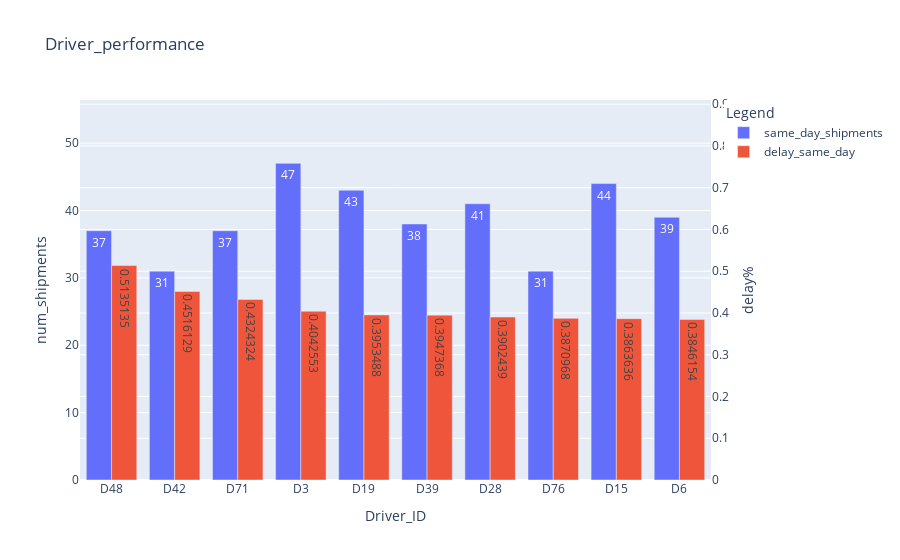

This figure's notebook cell:
### Code cell
fig=px.bar(tow_var,x='driver_id',y=['same_day_shipments','delay_same_day'],title='Driver_performance',labels={'value':'Value','driver_id':'Driver_ID'},color_discrete_map=None,barmode='group',text_auto=True)
fig.update_layout(
    
    yaxis=dict(title='num_shipments', range=[0, tow_var['same_day_shipments'].max() * 1.2]),
    yaxis2=dict(title='delay%', overlaying='y', side='right', range=[0, 0.91]),
    legend_title_text='Legend'
)
fig.for_each_trace(lambda x:x.update(yaxis='y2')if x.name =='delay_same_day'else())
fig.show()

### Figure 1 — Plotly figure (JSON) as saved in the notebook; plotly's stock layout.template omitted (floating-point values rounded to 4 significant figures)
{"data": [{"alignmentgroup": "True", "hovertemplate": "variable=same_day_shipments<br>Driver_ID=%{x}<br>Value=%{y}<extra></extra>", "legendgroup": "same_day_shipments", "marker": {"color": "#636efa", "pattern": {"shape": ""}}, "name": "same_day_shipments", "offsetgroup": "same_day_shipments", "orientation": "v", "showlegend": true, "textposition": "auto", "texttemplate": "%{y}", "type": "bar", "x": ["D48", "D42", "D71", "D3", "D19", "D39", "D28", "D76", "D15", "D6"], "xaxis": "x", "y": [37, 31, 37, 47, 43, 38, 41, 31, 44, 39], "yaxis": "y"}, {"alignmentgroup": "True", "hovertemplate": "variable=delay_same_day<br>Driver_ID=%{x}<br>Value=%{y}<extra></extra>", "legendgroup": "delay_same_day", "marker": {"color": "#EF553B", "pattern": {"shape": ""}}, "name": "delay_same_day", "offsetgroup": "delay_same_day", "orientation": "v", "showlegend": true, "textposition": "auto", "texttemplate": "%{y}", "type": "bar", "x": ["D48", "D42", "D71", "D3", "D19", "D39", "D28", "D76", "D15", "D6"], "xaxis": "x", "y": [0.5135, 0.4516, 0.4324, 0.4043, 0.3953, 0.3947, 0.3902, 0.3871, 0.3864, 0.3846], "yaxis": "y2"}], "layout": {"barmode": "group", "legend": {"title": {"text": "Legend"}, "tracegroupgap": 0}, "title": {"text": "Driver_performance"}, "xaxis": {"anchor": "y", "domain": [0, 1], "title": {"text": "Driver_ID"}}, "yaxis": {"anchor": "x", "domain": [0, 1], "range": [0, 56.4], "title": {"text": "num_shipments"}}, "yaxis2": {"overlaying": "y", "range": [0, 0.91], "side": "right", "title": {"text": "delay%"}}}}
